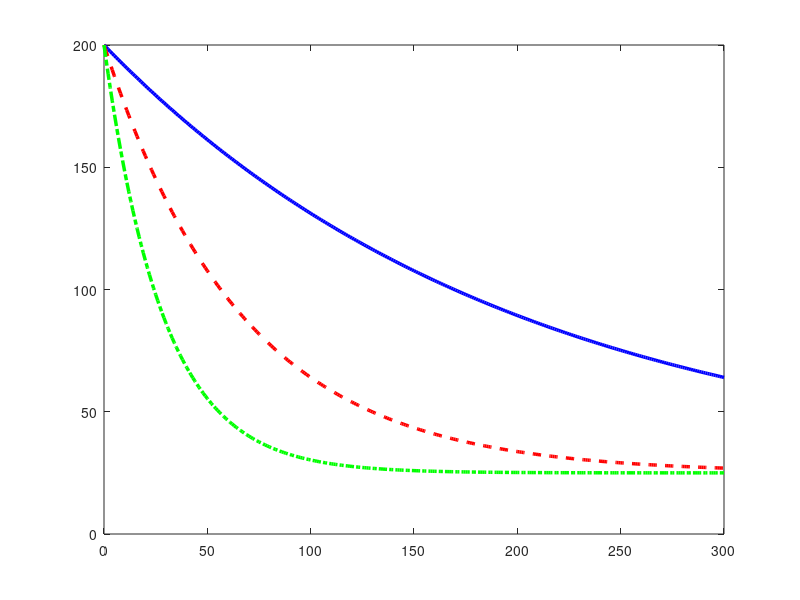

This figure's MATLAB source: (Note: this script raises an error after producing the figure.)
%% Project 8: Cooling of a Heated Object (Mechanical)
% Objective: Model cooling using Newton's Law of Cooling
%
% Newton's Law of Cooling:
%   T(t) = T_env + (T0 - T_env) * exp(-k * t)
%
% Where:
%   T(t)  = temperature at time t (°C)
%   T_env = ambient/environment temperature (°C)
%   T0    = initial temperature of the object (°C)
%   k     = cooling coefficient (1/s) — higher k = faster cooling
%   t     = time (seconds)

clc; clear; close all;

%% =========================================================
% PARAMETERS
% =========================================================
T_env = 25;       % Ambient temperature (°C) — room temperature
T0    = 200;      % Initial object temperature (°C) — e.g., heated metal block

t     = 0:1:300;  % Time vector: 0 to 300 seconds, step = 1s

% Three different cooling coefficients to compare
k1 = 0.005;   % Slow cooling   (e.g., insulated object)
k2 = 0.015;   % Medium cooling (e.g., bare metal in still air)
k3 = 0.035;   % Fast cooling   (e.g., forced convection / fan)

%% =========================================================
% SIMULATE TEMPERATURE DECAY — Newton's Law of Cooling
% =========================================================
T1 = T_env + (T0 - T_env) .* exp(-k1 .* t);   % Slow
T2 = T_env + (T0 - T_env) .* exp(-k2 .* t);   % Medium
T3 = T_env + (T0 - T_env) .* exp(-k3 .* t);   % Fast

%% =========================================================
% FIGURE 1: Temperature vs. Time — All Three Cooling Coefficients
% =========================================================
figure('Name', 'Cooling of a Heated Object', 'NumberTitle', 'off', ...
       'Position', [100, 100, 900, 550]);

plot(t, T1, 'b-',  'LineWidth', 2.5, ...
    'DisplayName', sprintf('Slow Cooling   (k = %.3f s^{-1})', k1));
hold on;
plot(t, T2, 'r--', 'LineWidth', 2.5, ...
    'DisplayName', sprintf('Medium Cooling (k = %.3f s^{-1})', k2));
plot(t, T3, 'g-.',  'LineWidth', 2.5, ...
    'DisplayName', sprintf('Fast Cooling   (k = %.3f s^{-1})', k3));

% Ambient temperature reference line
yline(T_env, 'k:', 'LineWidth', 1.8, ...
    'DisplayName', sprintf('Ambient Temp T_{env} = %d°C', T_env));

% Mark initial temperature
plot(0, T0, 'ko', 'MarkerSize', 10, 'MarkerFaceColor', 'k', ...
    'DisplayName', sprintf('Initial Temp T_0 = %d°C', T0));
hold off;

xlabel('Time (seconds)', 'FontSize', 13);
ylabel('Temperature (°C)', 'FontSize', 13);
title('Cooling of a Heated Object — Newton''s Law of Cooling', ...
      'FontSize', 15, 'FontWeight', 'bold');
legend('Location', 'northeast', 'FontSize', 11);
grid on;
xlim([0 300]);
ylim([T_env - 10, T0 + 10]);

%% =========================================================
% FIGURE 2: Cooling Rate dT/dt vs. Time
% dT/dt = -k * (T(t) - T_env)  [analytical derivative]
% =========================================================
dT1_dt = -k1 .* (T1 - T_env);
dT2_dt = -k2 .* (T2 - T_env);
dT3_dt = -k3 .* (T3 - T_env);

figure('Name', 'Cooling Rate vs Time', 'NumberTitle', 'off', ...
       'Position', [150, 150, 900, 450]);

plot(t, dT1_dt, 'b-',  'LineWidth', 2.5, ...
    'DisplayName', sprintf('Slow   (k = %.3f)', k1));
hold on;
plot(t, dT2_dt, 'r--', 'LineWidth', 2.5, ...
    'DisplayName', sprintf('Medium (k = %.3f)', k2));
plot(t, dT3_dt, 'g-.', 'LineWidth', 2.5, ...
    'DisplayName', sprintf('Fast   (k = %.3f)', k3));
yline(0, 'k:', 'LineWidth', 1.5, 'DisplayName', 'Rate = 0 (Equilibrium)');
hold off;

xlabel('Time (seconds)', 'FontSize', 13);
ylabel('Cooling Rate dT/dt (°C/s)', 'FontSize', 13);
title('Cooling Rate vs. Time', 'FontSize', 15, 'FontWeight', 'bold');
legend('Location', 'northeast', 'FontSize', 11);
grid on;

%% =========================================================
% FIGURE 3: Temperature Difference (T - T_env) on Log Scale
% This shows exponential decay as a straight line
% =========================================================
figure('Name', 'Log-Scale Temperature Difference', 'NumberTitle', 'off', ...
       'Position', [200, 200, 900, 450]);

semilogy(t, T1 - T_env, 'b-',  'LineWidth', 2.5, ...
    'DisplayName', sprintf('Slow   (k = %.3f)', k1));
hold on;
semilogy(t, T2 - T_env, 'r--', 'LineWidth', 2.5, ...
    'DisplayName', sprintf('Medium (k = %.3f)', k2));
semilogy(t, T3 - T_env, 'g-.', 'LineWidth', 2.5, ...
    'DisplayName', sprintf('Fast   (k = %.3f)', k3));
hold off;

xlabel('Time (seconds)', 'FontSize', 13);
ylabel('T(t) - T_{env}  (°C)  [log scale]', 'FontSize', 13);
title('Temperature Difference vs. Time (Logarithmic Scale)', ...
      'FontSize', 15, 'FontWeight', 'bold');
legend('Location', 'northeast', 'FontSize', 11);
grid on;

%% =========================================================
% ANALYSIS: Time to reach key temperature thresholds
% =========================================================
thresholds = [150, 100, 75, 50, 30];   % target temperatures (°C)

fprintf('============================================================\n');
fprintf('  Project 8: Cooling of a Heated Object\n');
fprintf('  T(t) = T_env + (T0 - T_env) * exp(-k*t)\n');
fprintf('============================================================\n\n');

fprintf('  Parameters:\n');
fprintf('    Initial Temperature  T0    = %d °C\n', T0);
fprintf('    Ambient Temperature  T_env = %d °C\n', T_env);
fprintf('    Time Range           t     = 0 to %d seconds\n\n', max(t));

fprintf('--- Cooling Coefficients ---\n');
fprintf('  k1 = %.3f s^-1  (Slow   — insulated object)\n',   k1);
fprintf('  k2 = %.3f s^-1  (Medium — bare metal, still air)\n', k2);
fprintf('  k3 = %.3f s^-1  (Fast   — forced convection)\n\n', k3);

% Time constant tau = 1/k (time to drop ~63.2% of excess temperature)
fprintf('--- Time Constants (tau = 1/k) ---\n');
fprintf('  tau1 = %.1f s  |  tau2 = %.1f s  |  tau3 = %.1f s\n\n', ...
        1/k1, 1/k2, 1/k3);

% Time to reach each threshold: t = -ln((T_thresh - T_env)/(T0 - T_env)) / k
fprintf('--- Time to Reach Temperature Thresholds ---\n');
fprintf('%10s  %12s  %12s  %12s\n', 'Target(°C)', 'k1 (slow)', 'k2 (med)', 'k3 (fast)');
fprintf('%s\n', repmat('-', 1, 52));

for T_thr = thresholds
    if T_thr > T_env
        ratio = (T_thr - T_env) / (T0 - T_env);
        t1_thr = -log(ratio) / k1;
        t2_thr = -log(ratio) / k2;
        t3_thr = -log(ratio) / k3;
        fprintf('%10d  %10.1f s  %10.1f s  %10.1f s\n', ...
                T_thr, t1_thr, t2_thr, t3_thr);
    end
end

%% =========================================================
% FINAL TEMPERATURE TABLE (every 30 seconds)
% =========================================================
fprintf('\n--- Temperature Values (every 30 seconds) ---\n');
fprintf('%8s  %12s  %12s  %12s\n', 't (s)', 'T1 (°C)', 'T2 (°C)', 'T3 (°C)');
fprintf('%s\n', repmat('-', 1, 50));

t_sample = 0:30:300;
T1s = T_env + (T0 - T_env) .* exp(-k1 .* t_sample);
T2s = T_env + (T0 - T_env) .* exp(-k2 .* t_sample);
T3s = T_env + (T0 - T_env) .* exp(-k3 .* t_sample);

for i = 1:length(t_sample)
    fprintf('%8d  %12.4f  %12.4f  %12.4f\n', ...
            t_sample(i), T1s(i), T2s(i), T3s(i));
end

fprintf('\n============================================================\n');
fprintf('  Physical Interpretation:\n');
fprintf('  - Higher k = faster approach to ambient temperature\n');
fprintf('  - Time constant tau=1/k is the time to lose ~63%% of excess heat\n');
fprintf('  - Log-scale plot confirms true exponential decay (straight lines)\n');
fprintf('============================================================\n');
